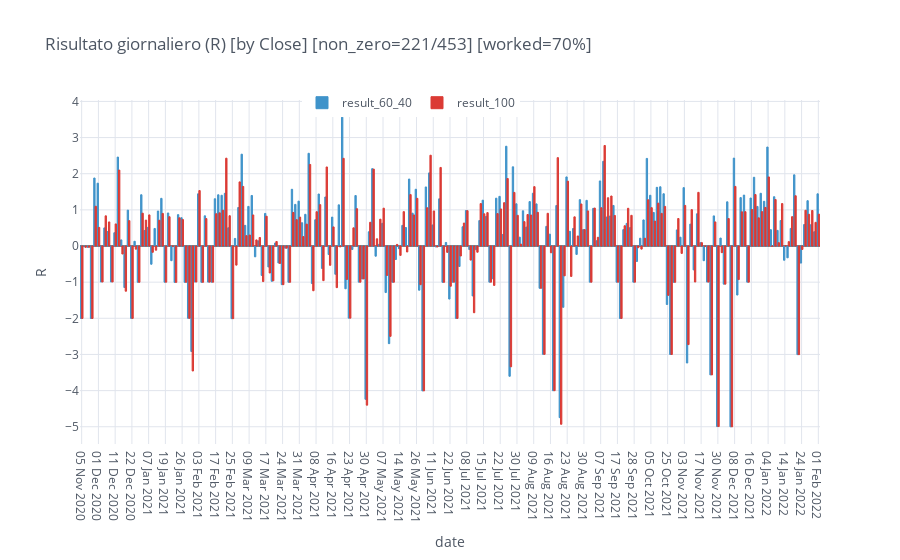

Notebook cell for this chart:
### Code cell
df = merged.copy().groupby(pd.Grouper(freq='D')).sum()
df = df[df!=0].dropna(how='all').reset_index()
n_days = (df.iloc[-1, 0] - df.iloc[0, 0]).days
df['close'] = df.close.dt.strftime('%d %b %Y')
df.iplot(kind='bar', x='close', opacity=1, yTitle='R', zerolinecolor='grey',
         title=f'Risultato giornaliero (R) [by Close] [non_zero={len(df)}/{n_days}] [worked={len(df)/(n_days*.7):.0%}]',
         colors=cf_colors, xTitle='date', legend='top')

### Figure 1 — Plotly figure (JSON) as saved in the notebook; plotly's stock layout.template omitted (floating-point values rounded to 4 significant figures; data arrays with more than 128 entries replaced by an {"elided": "..."} marker saying what was removed)
{"data": [{"marker": {"color": "rgba(63, 147, 202, 1)", "line": {"color": "rgba(63, 147, 202, 1.0)", "width": 1}}, "name": "result_60_40", "orientation": "v", "text": "", "type": "bar", "x": {"elided": "221 str values"}, "y": {"elided": "221 float values"}}, {"marker": {"color": "rgba(219, 58, 52, 1)", "line": {"color": "rgba(219, 58, 52, 1.0)", "width": 1}}, "name": "result_100", "orientation": "v", "text": "", "type": "bar", "x": {"elided": "221 str values"}, "y": {"elided": "221 float values"}}], "layout": {"legend": {"bgcolor": "#FFFFFF", "font": {"color": "#4D5663"}, "orientation": "h", "x": 0.3, "y": 0.95, "yanchor": "bottom"}, "paper_bgcolor": "#FFFFFF", "plot_bgcolor": "#FFFFFF", "showlegend": true, "title": {"font": {"color": "#4D5663"}, "text": "Risultato giornaliero (R) [by Close] [non_zero=221/453] [worked=70%]"}, "xaxis": {"gridcolor": "#E1E5ED", "showgrid": true, "tickfont": {"color": "#4D5663"}, "title": {"font": {"color": "#4D5663"}, "text": "date"}, "zerolinecolor": "grey"}, "yaxis": {"gridcolor": "#E1E5ED", "showgrid": true, "tickfont": {"color": "#4D5663"}, "title": {"font": {"color": "#4D5663"}, "text": "R"}, "zerolinecolor": "grey"}}}
